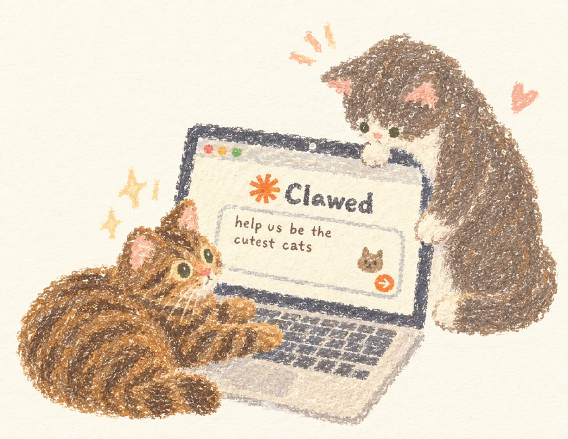
#> input picture assets/hero/_src/cats-hero.png, 568 x 439 px, found by its file name
$ python mascot.py
#> lines starting #> are read from the running program, lines starting #| are printed output that depends on the picture; after the words box and inside, x2 and y2 are one past the last pixel; in counts of white or black regions, pixels touching at a corner belong together
#> in main, im is the input picture: PIL image 568x439 RGBA; mean R, G, B, A 221.7, 205.2, 181, 191
# -*- coding: utf-8 -*-
"""Cut the hero artwork off its paper and prepare it for the page.

The drawing arrives on a cream ground. The background-removal pass it was run
through set that ground to 50 percent alpha rather than removing it, which is worse
than leaving it alone: composited over the page's parchment it lands at (252,248,231)
against (253,251,239), so instead of a clean cutout there is a faint warm rectangle
with a hard edge, which is exactly the thing a cutout is for.

So the ground is keyed out here instead, and the key is a FLOOD FILL from the border
rather than a colour threshold. A threshold would work on the paper and then punch
holes through the laptop screen, the white chest fur and the pale sparkles, all of
which are close to the paper's colour and none of which are background. Filling
inward from the edge only removes ground that is actually connected to the outside.

The edge is then feathered. These are crayon strokes with soft, broken edges, and a
one-pixel binary alpha against them reads as a sticker.

Upscaled to 2x the slot on the way out. The source is 568x439 for a box that renders
at 530x410, so it is barely above 1x and will be soft on any modern screen. Lanczos
adds no detail and this is pastel texture rather than type, so it survives better
than most things would, but a 2x export from the original file would be better and
this is the one asset on the home page where that is worth doing.
"""
import io
import os
from collections import deque

from PIL import Image, ImageFilter

SRC = os.path.join("assets", "hero", "_src", "cats-hero.png")
OUT = os.path.join("assets", "hero", "cats-hero.webp")

# 2x the .mascot-wrap box in index.html, which is 530x410.
TARGET_W = 1060

# How far a pixel may sit from the sampled ground colour and still be ground. Wide
# enough for the paper's grain and its vignette, short of the sparkles.
TOL = 30

FEATHER = 1.1


def key_out(im):
    """Alpha from a border flood fill, feathered."""
    im = im.convert("RGBA")
    w, h = im.size
#> w = 568; h = 439
    rgb = im.convert("RGB")
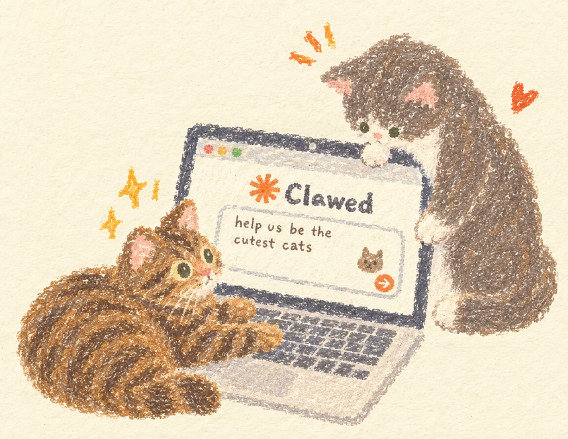
#> rgb: PIL image 568x439 RGB; mean R, G, B 221.7, 205.2, 181
    px = rgb.load()
    ground = px[1, 1]
#> ground = (253, 247, 227)

    def near(p):
        return (abs(p[0] - ground[0]) <= TOL and abs(p[1] - ground[1]) <= TOL
                and abs(p[2] - ground[2]) <= TOL)

    seen = bytearray(w * h)
    q = deque()
    for x in range(w):
        for y in (0, h - 1):
            if near(px[x, y]):
                seen[y * w + x] = 1
                q.append((x, y))
    for y in range(h):
        for x in (0, w - 1):
            if not seen[y * w + x] and near(px[x, y]):
                seen[y * w + x] = 1
                q.append((x, y))
    while q:
        x, y = q.popleft()
        for dx, dy in ((1, 0), (-1, 0), (0, 1), (0, -1)):
            nx, ny = x + dx, y + dy
            if 0 <= nx < w and 0 <= ny < h and not seen[ny * w + nx]:
                if near(px[nx, ny]):
                    seen[ny * w + nx] = 1
                    q.append((nx, ny))
#> this loop made 124231 passes
#> (x, y) on passes 1 to 3: (0, 0), (0, 438), (1, 0)

    mask = Image.frombytes("L", (w, h),
                           bytes(0 if s else 255 for s in seen))
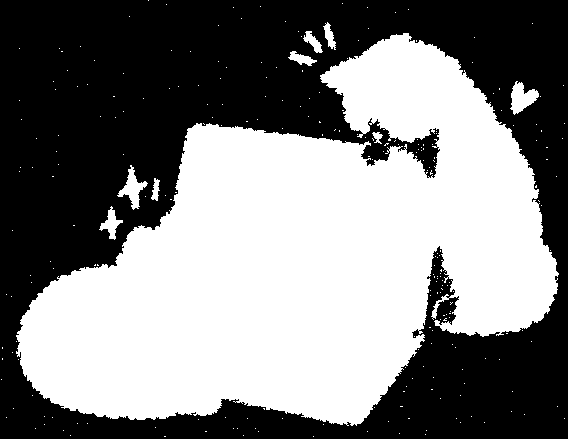
#> mask: PIL image 568x439 L; 50.2% white; 1 black region, box (x1, y1, x2, y2) and area: (0, 0, 568, 439) 124231
    mask = mask.filter(ImageFilter.GaussianBlur(FEATHER))
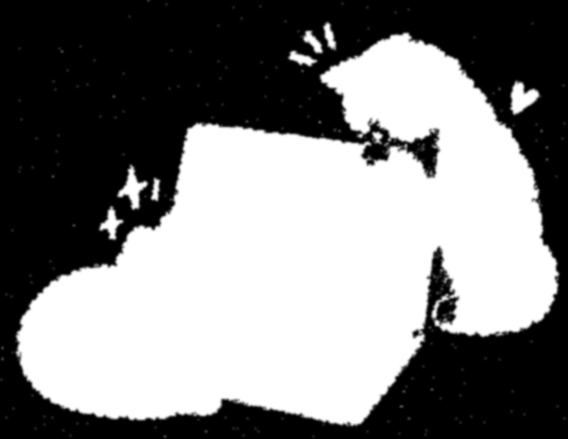
#> mask: PIL image 568x439 L; min 0, max 255, mean 128
    im.putalpha(mask)
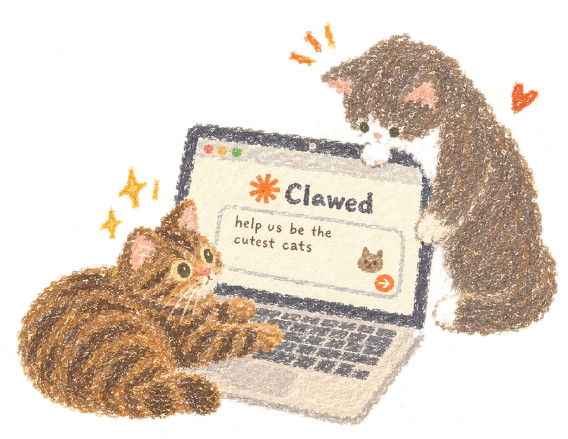
#> im: PIL image 568x439 RGBA; mean R, G, B, A 221.7, 205.2, 181, 128; transparent parts drawn white
    return im, sum(seen) * 100.0 / (w * h)


def main():
    if not os.path.exists(SRC):
        print("  MISSING %s" % SRC)
        return
    im = Image.open(SRC)
    im, cut = key_out(im)
#> cut = 49.82
    w, h = im.size
#> w = 568; h = 439
    im = im.resize((TARGET_W, int(round(h * TARGET_W / float(w)))), Image.LANCZOS)
#> im: PIL image 1060x819 RGBA
    im.save(OUT, "WEBP", quality=90, method=6, exact=True)
    print("  cats-hero.webp  %dx%d  %d%% keyed out  %dKB"
          % (im.size[0], im.size[1], round(cut), os.path.getsize(OUT) / 1024))
#|   cats-hero.webp  1060x819  50% keyed out  222KB


if __name__ == "__main__":
    main()
